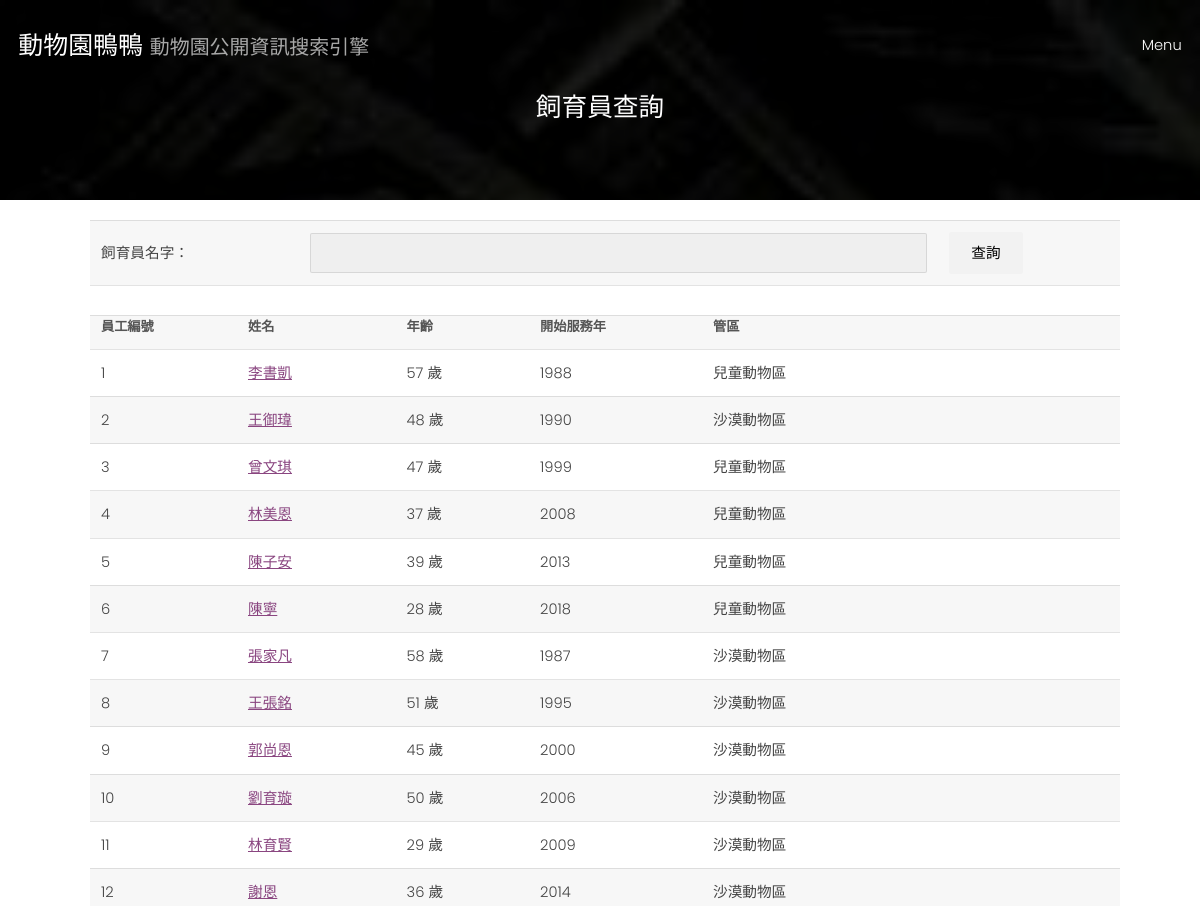
Page /search/zookeeper/ (upper part) on the earlier database version.
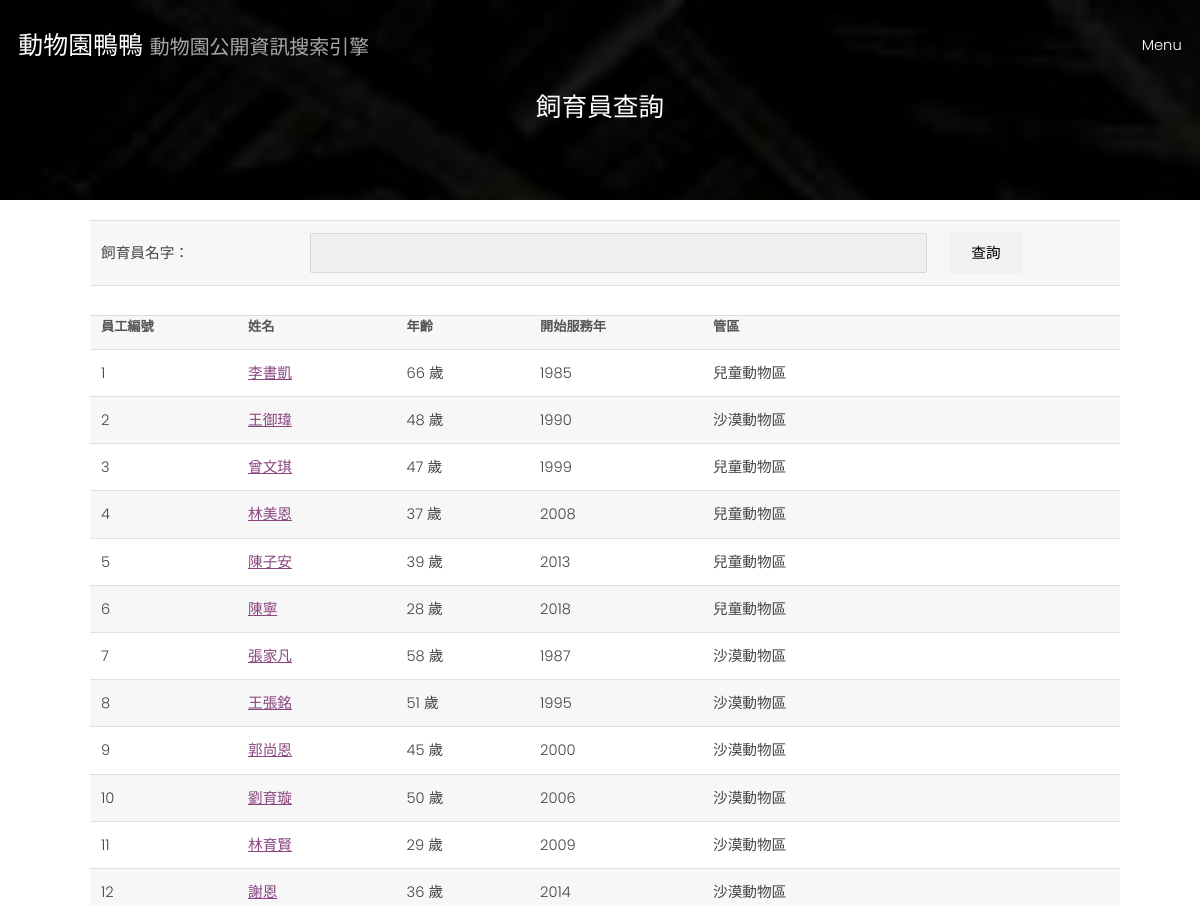
Same page on the later database version.
### zoo_info/models.py (models this page shows)
class Zookeeper(models.Model):
    keeper_id = models.IntegerField(primary_key = True)
    name = models.CharField(max_length = 30)
    join_time = models.IntegerField()
    area_id = models.ForeignKey(Area, on_delete = models.CASCADE)
    birth = models.IntegerField()

class Area(models.Model):
    area_id = models.CharField(max_length = 30, primary_key = True)#
    position = models.CharField(max_length = 30)#
    nearby = models.CharField(max_length = 30)#
    theme = models.CharField(max_length = 30)#
    close_time = models.CharField(max_length = 30)#
    distance = models.FloatField()
    zoo_id = models.ForeignKey(Zoo, on_delete = models.CASCADE)

### zoo_info/views.py (the view)
# urls.py: path('search/zookeeper/', search_zookeeper),
def search_zookeeper(request):
    title = '飼育員查詢'
    current_year = 2021
    if 'zookeeper_name' in request.GET:
        zookeeper_name = request.GET['zookeeper_name']
        zookeeper_info = Zookeeper.objects.filter(name__contains = zookeeper_name)
    else:
        zookeeper_info = Zookeeper.objects.all()
    return render(request, 'zoo_info/search_by/zookeeper.html', locals())

### zoo_info/templatetags/subtract.py (called while the page is built)
@register.filter
def subtract(value, arg):
    return value - arg

### templates/zoo_info/search_by/zookeeper.html (shortened to what this page needs)
{% extends 'base.html' %}
{% block content %}
{%include 'base_search.html'%}
{% load subtract %}
    <div id = "display_format">
        <form>
            <table>
                <tr>
                    <td>飼育員名字：</td>
                    <td><input type="text" required name = 'zookeeper_name'></td>
                    <td><input type ="submit" value="查詢"></td>
                </tr>
            </table>
        </form>
        <table>
            <tr>
                <th>員工編號</th>
                <th>姓名</th>
                <th>年齡</th>
                <th>開始服務年</th>
                <th>管區</th>
            </tr>
            {% for zookeeper in zookeeper_info%}
                <tr>
                    <td>{{zookeeper.keeper_id}}</td>
                    <td><a href = "./{{zookeeper.keeper_id}}/">{{zookeeper.name}}</a></td>
                    <td>{{current_year|subtract:zookeeper.birth}} 歲</td>
                    <td>{{zookeeper.join_time}}</td>
                    <td>{{zookeeper.area_id.theme}}</td>
                </tr>
            {% endfor %}
        </table>
    </div>
{% endblock %}

Differences in the rows shown:
changed Zookeeper "李書凱": birth "57" → "66"; join_time "1988" → "1985"
